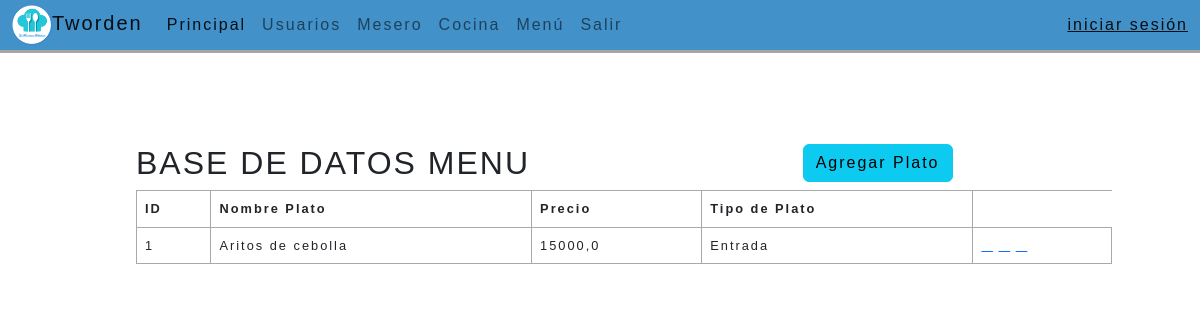
Page /menu.html on the earlier database version.
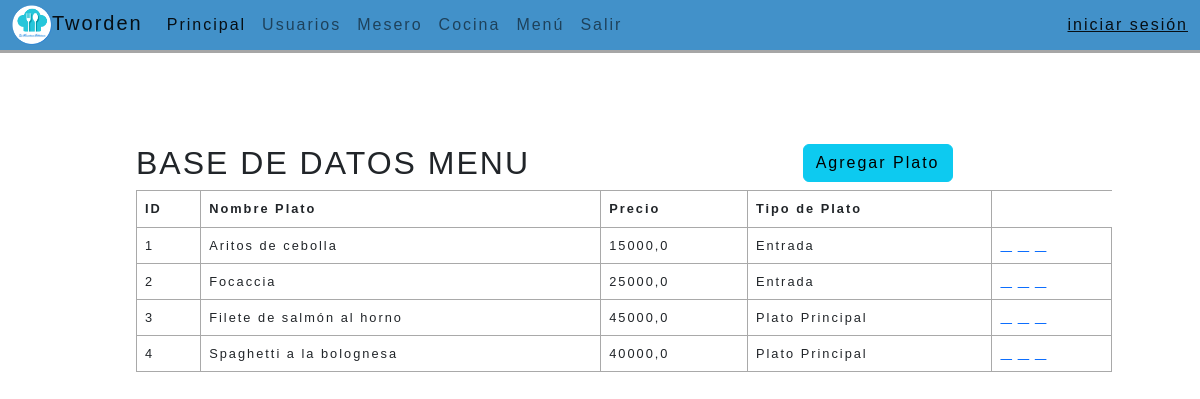
Same page on the later database version.
### paginas/models.py (models this page shows, shortened)
class Menu(models.Model):
    id = models.AutoField(primary_key=True)
    nombre_plato= models.CharField(max_length=155, blank=False, null=False)
    precio= models.FloatField(null=False, blank=False)
    descripcion= models.CharField(max_length=255, blank=True, null=True)
    tipo_plato= models.CharField (
        max_length=50,
        choices=[('Entrada', 'Entrada'), ('Plato Principal', 'Plato Principal'), ('Postre', 'Postre'), ('Bebida', 'Bebida'), ('Otro', 'Otro')]
    )

### paginas/views.py (the view)
# urls.py: path('menu.html', views.menu, name='menu'),
def menu(request):
    platos = Menu.objects.all()
    context = {'platos': platos}
    return render(request,'menu.html', context)

### paginas/templates/menu.html (shortened to what this page needs)
{% extends "base.html" %}
{% block contenido %}
{% load static %}
<br><br><br><br><br><br>
<div class="container">
    <div class="table-wrapper2" style=" width: Auto; height: 400px; overflow: scroll;" >
        <div class="table-title">
            <div class="row">
                <div class="col-sm-8"><h2> BASE DE DATOS MENU </h2></div>
                <div class="col-sm-4">
                    <a href="crear-plato.html"
                    <button type="submit" class="btn btn-info add-new">  Agregar Plato</button>
                    </a>
                </div>
            </div>
        </div>
        <table class="table table-bordered">
            <thead>
                <tr>
                    <th>ID</th>
                    <th>Nombre Plato</th>
                    <th>Precio</th>
                    <th>Tipo de Plato</th>
                </tr>
            </thead>
            <tbody>
                {%for plato in platos%}
                <tr>
                    <td>{{plato.id}}</td>
                    <td>{{plato.nombre_plato}}</td>
                    <td>{{plato.precio}}</td>
                    <td>{{plato.tipo_plato}}</td>
                    <td>
                        <a class="add" title="Add" data-toggle="tooltip"><i class="material-icons">&#xE03B;</i></a>
                        <a class="edit" title="Edit" data-toggle="tooltip"><i class="material-icons">&#xE254;</i></a>
                        <a class="delete" title="Delete" data-toggle="tooltip"><i class="material-icons">&#xE872;</i></a>
                    </td>
                </tr>
                {%endfor%}
            </tbody>
        </table>
    </div>
</div>
{% endblock %}

### paginas/templates/Base.html (shortened to what this page needs)
{% load static %}
<!DOCTYPE html>
<html lang="es">
<head>
    <link href="https://cdn.jsdelivr.net/npm/bootstrap@5.2.1/dist/css/bootstrap.min.css" rel="stylesheet">
    <link rel="stylesheet" href={% static '/CSS/base.css' %}>
    <link rel="stylesheet" href={% static '/CSS/mesas.css' %}>
    <link rel="stylesheet" href={% static '/CSS/orden.css' %}>
</head>
<body>
    <header>
    <nav class="navbar fixed-top navbar-expand" style="background-color: #4291c9;">
      <div class="container-fluid">
          <a class="navbar-brand" href="ppal.html"><img src={% static 'img/logo.png' %} alt="Logo" width="40" height="40" class="d-inline-block align-text-center">Tworden</a>
          <div class="collapse navbar-collapse" id="navbarText">
            <ul class="navbar-nav me-auto mb-2 mb-lg-0">
              <li class="nav-item">
                <a class="nav-link active" aria-current="page" href="ppal.html">Principal</a>
              </li>
              <li class="nav-item">
                <a class="nav-link" href="usuarios.html">Usuarios</a>
              </li>
              <li class="nav-item">
                <a class="nav-link" href="mesero-mesas.html">Mesero</a>
              </li>
              <li class="nav-item">
                  <a class="nav-link" href="cocinero-comandas-todas.html">Cocina</a>
                </li>
              <li class="nav-item">
                  <a class="nav-link" href="menu.html">Menú</a>
                </li>
              <li class="nav-item">
                  <a class="nav-link" href="login.html">Salir</a>
                </li>
            </ul>
            <span class="navbar-text">
              {% if user.is_authenticated %}
              <a href="#"> Hola, {{user.username}}</a>
              <a href="#"> - {{user.usuario.Cargo}},  </a>
              <a>  </a>
              <a href="{% url 'logout' %}"> cerrar sesión</a>
              {% else %}
              <a href="{% url 'login' %}">iniciar sesión</a>
              {% endif %}
            </span>
          </div>
        </div>
    </nav>
    </header>
    {% block contenido %} {% endblock %}
</body>
</html>

### paginas/static/CSS/base.css (style rules this page uses)
* { margin: 0; }
html { width: 100%; height: 100% ; }
header { position: fixed; top: 0; }
body { left: 0; top: 0; width: 100%; height: 100%; background-image: url(/static/img/fondo1.jpg); background-repeat: no-repeat; background-attachment: fixed; background-size: cover; font-family:'Gill Sans', 'Gill Sans MT', Calibri, 'Trebuchet MS', sans-serif; padding: 0px; letter-spacing: 2px; font-size: 1em; }
.navbar { box-shadow: 0 3px rgba(0,0,0,0.35); max-height: 50px; }

### paginas/static/CSS/mesas.css (style rules this page uses)
.container { position: relative; left: 2%; max-width: 1000px; }

### paginas/static/CSS/orden.css (style rules this page uses)
.table { font-size: 0.8em; border-color: darkgrey; }
thead { text-align: left; }

Differences in the rows shown:
added Menu: id "2", nombre_plato "Focaccia", precio "25000,0", tipo_plato "Entrada"
added Menu: id "3", nombre_plato "Filete de salmón al horno", precio "45000,0", tipo_plato "Plato Principal"
added Menu: id "4", nombre_plato "Spaghetti a la bolognesa", precio "40000,0", tipo_plato "Plato Principal"
